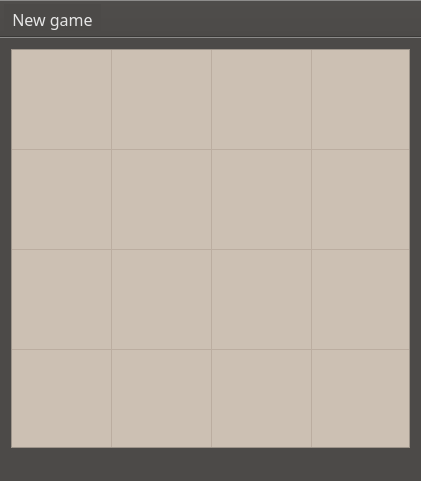
<?xml version="1.0" encoding="UTF-8"?>
<ui version="4.0">
 <class>MainWindow</class>
 <widget class="QMainWindow" name="MainWindow">
  <property name="geometry">
   <rect>
    <x>0</x>
    <y>0</y>
    <width>421</width>
    <height>481</height>
   </rect>
  </property>
  <property name="windowTitle">
   <string>2048</string>
  </property>
  <property name="styleSheet">
   <string notr="true">font: 75 12pt &quot;Clear Sans&quot;;
background-color: rgb(76, 74, 72);
color: rgb(230,230,230);</string>
  </property>
  <widget class="QWidget" name="centralWidget">
   <layout class="QVBoxLayout" name="verticalLayout">
    <item>
     <widget class="QTableWidget" name="tableWidget">
      <property name="styleSheet">
       <string notr="true">QTableWidget 
{
	font: 1000 28pt &quot;Clear Sans&quot;;
    gridline-color: rgb(187, 173, 160);
	background-color: rgb(204, 192, 179);
	
}
</string>
      </property>
      <property name="locale">
       <locale language="English" country="UnitedStates"/>
      </property>
      <property name="lineWidth">
       <number>2</number>
      </property>
      <property name="midLineWidth">
       <number>3</number>
      </property>
      <property name="verticalScrollBarPolicy">
       <enum>Qt::ScrollBarAlwaysOff</enum>
      </property>
      <property name="horizontalScrollBarPolicy">
       <enum>Qt::ScrollBarAlwaysOff</enum>
      </property>
      <property name="sizeAdjustPolicy">
       <enum>QAbstractScrollArea::AdjustToContentsOnFirstShow</enum>
      </property>
      <property name="autoScroll">
       <bool>false</bool>
      </property>
      <property name="editTriggers">
       <set>QAbstractItemView::NoEditTriggers</set>
      </property>
      <property name="tabKeyNavigation">
       <bool>false</bool>
      </property>
      <property name="showDropIndicator" stdset="0">
       <bool>false</bool>
      </property>
      <property name="dragDropOverwriteMode">
       <bool>false</bool>
      </property>
      <property name="selectionMode">
       <enum>QAbstractItemView::NoSelection</enum>
      </property>
      <property name="iconSize">
       <size>
        <width>0</width>
        <height>0</height>
       </size>
      </property>
      <property name="textElideMode">
       <enum>Qt::ElideMiddle</enum>
      </property>
      <property name="showGrid">
       <bool>true</bool>
      </property>
      <property name="gridStyle">
       <enum>Qt::SolidLine</enum>
      </property>
      <property name="sortingEnabled">
       <bool>false</bool>
      </property>
      <property name="wordWrap">
       <bool>false</bool>
      </property>
      <property name="cornerButtonEnabled">
       <bool>false</bool>
      </property>
      <property name="rowCount">
       <number>4</number>
      </property>
      <property name="columnCount">
       <number>4</number>
      </property>
      <attribute name="horizontalHeaderVisible">
       <bool>false</bool>
      </attribute>
      <attribute name="horizontalHeaderDefaultSectionSize">
       <number>100</number>
      </attribute>
      <attribute name="horizontalHeaderHighlightSections">
       <bool>false</bool>
      </attribute>
      <attribute name="horizontalHeaderMinimumSectionSize">
       <number>10</number>
      </attribute>
      <attribute name="verticalHeaderVisible">
       <bool>false</bool>
      </attribute>
      <attribute name="verticalHeaderDefaultSectionSize">
       <number>100</number>
      </attribute>
      <attribute name="verticalHeaderHighlightSections">
       <bool>false</bool>
      </attribute>
      <attribute name="verticalHeaderMinimumSectionSize">
       <number>10</number>
      </attribute>
      <row/>
      <row/>
      <row/>
      <row/>
      <column/>
      <column/>
      <column/>
      <column/>
     </widget>
    </item>
   </layout>
  </widget>
  <widget class="QToolBar" name="mainToolBar">
   <property name="styleSheet">
    <string notr="true">font: 11pt &quot;Clear Sans&quot;;</string>
   </property>
   <property name="movable">
    <bool>false</bool>
   </property>
   <property name="floatable">
    <bool>false</bool>
   </property>
   <attribute name="toolBarArea">
    <enum>TopToolBarArea</enum>
   </attribute>
   <attribute name="toolBarBreak">
    <bool>false</bool>
   </attribute>
   <addaction name="actionNew_Game"/>
  </widget>
  <widget class="QStatusBar" name="statusBar">
   <property name="styleSheet">
    <string notr="true">color: rgb(181, 164, 148);</string>
   </property>
  </widget>
  <action name="actionNew_Game">
   <property name="text">
    <string>New game</string>
   </property>
   <property name="font">
    <font>
     <family>Clear Sans</family>
     <pointsize>12</pointsize>
    </font>
   </property>
  </action>
 </widget>
 <layoutdefault spacing="6" margin="11"/>
 <resources/>
 <connections/>
</ui>
